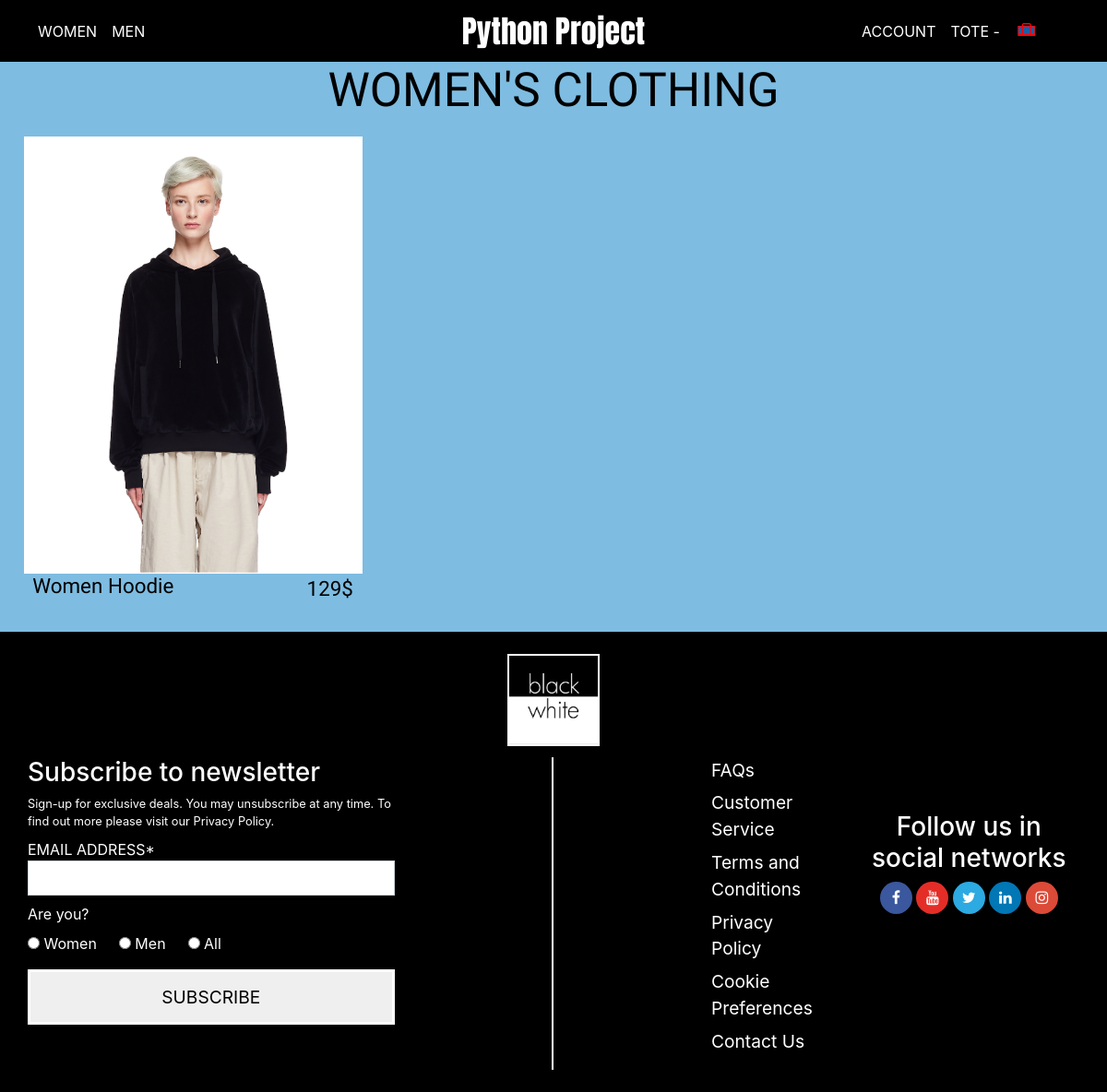
Screenshot of /women/ with the database file from the repository.
### task/models.py (models this page shows, shortened)
class Product(models.Model):
    name = models.CharField(max_length=200, null=True)
    price = models.IntegerField()
    digital = models.BooleanField(default=False, null=True, blank=False)
    GENDER_CHOICES = (
        ('A', 'All'),
        ('M', 'Men'),
        ('W', 'Women'),
    )
    gender = models.CharField(default=3, max_length=1, choices=GENDER_CHOICES)
    color = models.CharField(max_length=20, null=True)
    image = models.ImageField(null=True, blank=True)
    @property
    def imageURL(self):
        try:
            url = self.image.url
        except:
            url = ''
        return url

### task/views.py (the view)
# urls.py: path('women/', views.women),
def women(request):
    women_items = Product.objects.filter(gender="W")
    gender = women_items[0].get_gender_display()
    context = {'all_items': women_items, 'gender': gender}
    return render(request, 'women.html', context)

### task/templates/women.html (shortened to what this page needs)
{% extends 'base.html' %}
{% load static %}
{% block body %}
<div class="page-header">
    <h1 class="header-text">WOMEN'S CLOTHING</h1>
</div>
<ul class="all-items  ">
    {% for product in all_items %}
    <li class="item ">
        <a href="/item_detail/{{product.id}}/">
        <div class="item-img"><img sizes="100vw" src="{{ product.imageURL }}" alt=""></div>
        <div class="item-info">
            <h2 class="item-name">{{ product.name }}</h2>
            <div class="item-price">
                <span class="span-item-price">{{ product.price }}$</span>
            </div>
        </div>
        </a>
    </li>
    {% endfor %}
</ul>
{% endblock %}

### task/static/css/style.css (style rules this page uses)
* { margin: 0; padding: 0; box-sizing: border-box; }
li { list-style-type: none; }
.page-header { width: 100%; display: flex; justify-content: center; align-items: center; }
.header-text { text-transform: uppercase; font-size: 3.2rem; color: black; font-family: 'Alata'; }
img { width: 100%; }
.all-items { padding-left: 1.6rem; padding-right: 1.6rem; display: flex; align-items: center; width: 100%; flex-wrap: wrap; }
.item { flex-wrap: wrap; margin: 1% 0; display: list-item; list-style: none; width: calc(((((100% - (2 * 0px) - (2.4500000000000000rem * (12 - 1 ))) / 12) * 3) + ((2) * 2.4000000000000004rem)) + (0 * 2.4000000000000004rem)); }
.item-info { display: flex; margin: 0 0.6rem; }
.item-price { margin-left: auto; display: flex; }
.span-item-price, .item-name { font-size: 1.4rem; color: black; font-family: 'Titillium Web', sans-serif; }
@media screen and (min-width:761px) and (max-width:1440px) { .item { width: calc((100% / 3) - 1rem); margin-right: 1.5rem; } }

### rows the page displays
Product: imageURL (picture), name "Women Hoodie", price "129"
